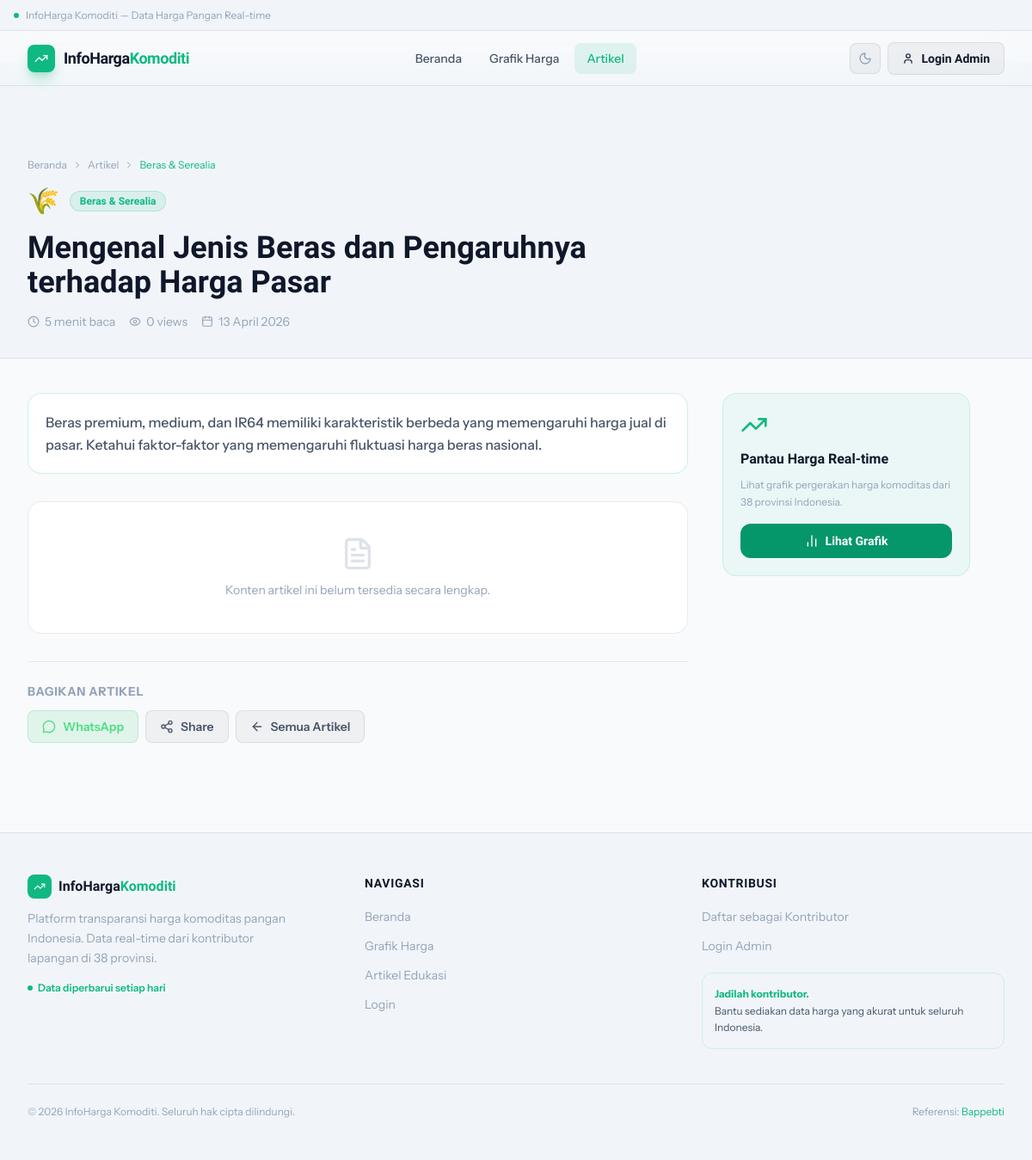
/artikel.php?slug=mengenal-jenis-beras-harga-pasar, run on an earlier commit of the app's database.
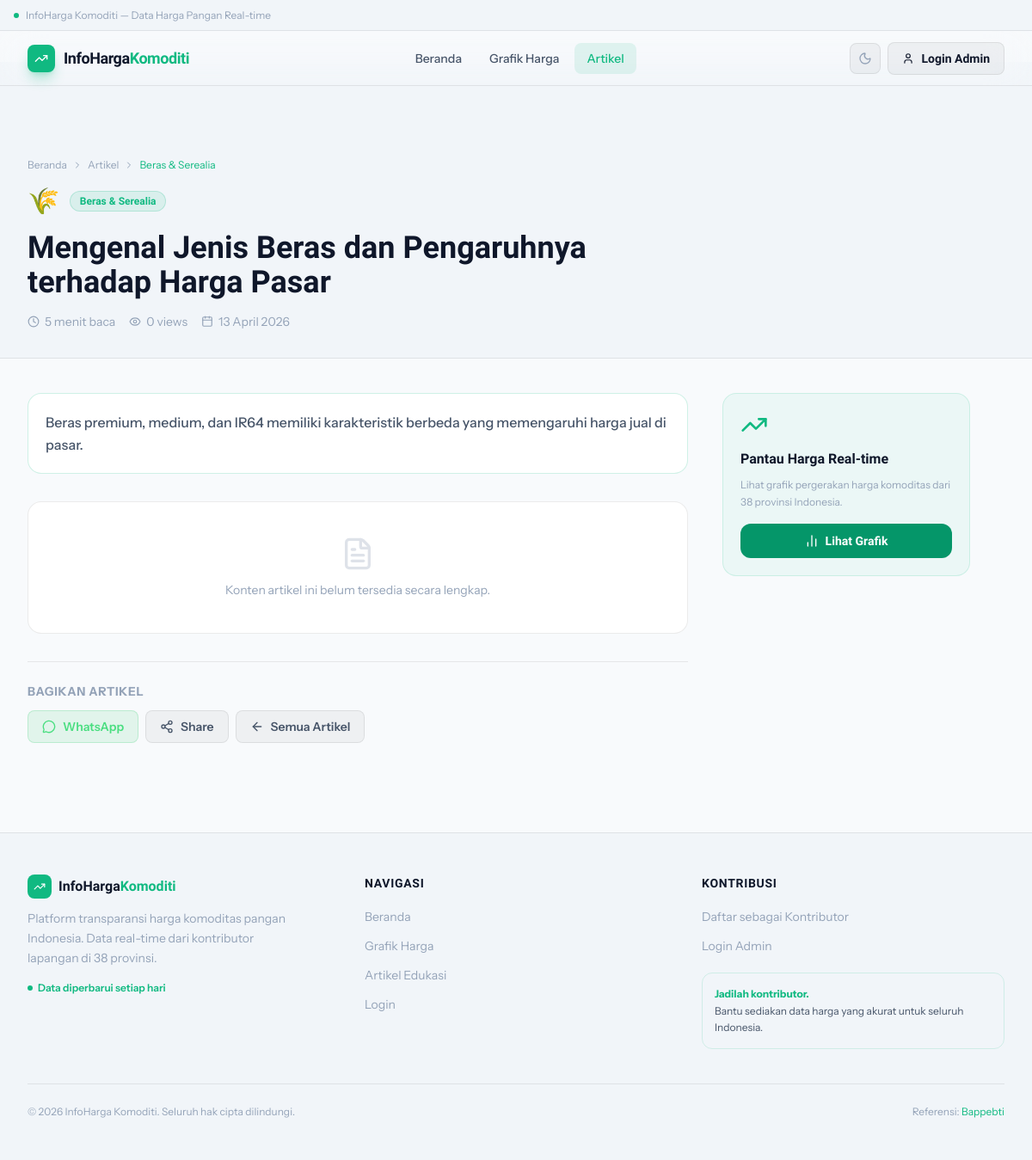
And on a later commit of the database.
### tables this page shows
CREATE TABLE IF NOT EXISTS artikel (
  id          INT UNSIGNED AUTO_INCREMENT PRIMARY KEY,
  judul       VARCHAR(255) NOT NULL,
  slug        VARCHAR(255) NOT NULL UNIQUE,
  ringkasan   TEXT         DEFAULT NULL,
  konten      LONGTEXT     DEFAULT NULL,
  kategori    VARCHAR(60)  NOT NULL DEFAULT 'Umum',
  emoji       VARCHAR(10)  DEFAULT '📰',
  menit_baca  TINYINT UNSIGNED DEFAULT 5,
  sumber_url  VARCHAR(500) DEFAULT NULL,    
  sumber_nama VARCHAR(120) DEFAULT NULL,    
  penulis_id  INT UNSIGNED DEFAULT NULL,
  is_publish  TINYINT(1)   NOT NULL DEFAULT 1,
  views       INT UNSIGNED NOT NULL DEFAULT 0,
  created_at  TIMESTAMP    DEFAULT CURRENT_TIMESTAMP,
  updated_at  TIMESTAMP    DEFAULT CURRENT_TIMESTAMP ON UPDATE CURRENT_TIMESTAMP,
  FOREIGN KEY (penulis_id) REFERENCES users(id) ON DELETE SET NULL,
  INDEX idx_publish (is_publish),
  FULLTEXT idx_search (judul, ringkasan)
);

### Server/koneksi.php (called while the page is built, shortened)
<?php
function esc(mysqli $conn, string $val): string {
    return $conn->real_escape_string(trim($val));
}

### artikel.php (the view, shortened to what this page needs)
<?php
require 'Server/koneksi.php';
$slug = esc($conn, $_GET['slug'] ?? '');
$res = $conn->query("SELECT a.*, u.username AS penulis FROM artikel a LEFT JOIN users u ON a.penulis_id=u.id WHERE a.slug='$slug' AND a.is_publish=1 LIMIT 1");
$artikel = $res->fetch_assoc();
$activeNav    = 'artikel';
?>
<!doctype html>
<html lang="id" class="scroll-smooth">
<head>
  <?php include 'Assets/head.php'; ?>
</head>
<body>
<div class="h-9 bg-[var(--bg-secondary)] border-b border-[var(--border)]">
  <div class="max-w-screen-xl mx-auto px-4 h-full flex items-center">
    <span class="text-xs text-[var(--text-muted)] flex items-center gap-2">
      <span class="w-1.5 h-1.5 bg-brand-500 rounded-full" style="animation:pulseDot 2s ease-in-out infinite"></span>
      InfoHarga Komoditi — Data Harga Pangan Real-time
    </span>
  </div>
</div>
<?php include 'Assets/navbar.php'; ?>
<div class="pt-28 pb-8 bg-[var(--bg-secondary)] border-b border-[var(--border)]">
  <div class="max-w-screen-xl mx-auto px-4 sm:px-6 lg:px-8">
    <nav class="flex items-center gap-1.5 text-xs text-[var(--text-muted)] mb-4" aria-label="Breadcrumb">
      <a href="index.php" class="hover:text-brand-500 transition">Beranda</a>
      <i data-lucide="chevron-right" class="w-3 h-3"></i>
      <a href="index.php#artikel" class="hover:text-brand-500 transition">Artikel</a>
      <i data-lucide="chevron-right" class="w-3 h-3"></i>
      <span class="text-brand-500"><?= htmlspecialchars($artikel['kategori']) ?></span>
    </nav>
    <div class="max-w-3xl">
      <div class="flex items-center gap-3 mb-4">
        <span class="text-3xl"><?= htmlspecialchars($artikel['emoji']) ?></span>
        <span class="badge badge-green text-xs"><?= htmlspecialchars($artikel['kategori']) ?></span>
      </div>
      <h1 class="font-display font-black text-3xl md:text-4xl text-[var(--text-primary)] leading-tight mb-4">
        <?= htmlspecialchars($artikel['judul']) ?>
      </h1>
      <div class="flex flex-wrap items-center gap-4 text-sm text-[var(--text-muted)]">
        <span class="flex items-center gap-1.5">
          <i data-lucide="clock" class="w-3.5 h-3.5"></i>
          <?= (int)$artikel['menit_baca'] ?> menit baca
        </span>
        <span class="flex items-center gap-1.5">
          <i data-lucide="eye" class="w-3.5 h-3.5"></i>
          <?= number_format((int)$artikel['views']) ?> views
        </span>
        <span class="flex items-center gap-1.5">
          <i data-lucide="calendar" class="w-3.5 h-3.5"></i>
          <?= date('d F Y', strtotime($artikel['created_at'])) ?>
        </span>
      </div>
    </div>
  </div>
</div>
<div class="max-w-screen-xl mx-auto px-4 sm:px-6 lg:px-8 py-10">
  <div class="flex flex-col lg:flex-row gap-10">
    <article class="flex-1 min-w-0 max-w-3xl">
      <?php if ($artikel['ringkasan']): ?>
      <div class="card p-5 mb-8 border-brand-500/20 bg-brand-500/4">
        <p class="text-[var(--text-secondary)] leading-relaxed font-medium">
          <?= htmlspecialchars($artikel['ringkasan']) ?>
        </p>
      </div>
      <?php endif; ?>
      <?php if ($artikel['konten']): ?>
      <div class="prose max-w-none">
        <?= nl2br(htmlspecialchars($artikel['konten'])) ?>
      </div>
      <?php else: ?>
      <div class="card p-10 text-center text-[var(--text-muted)]">
        <i data-lucide="file-text" class="w-10 h-10 mx-auto mb-3 opacity-30"></i>
        <p class="text-sm">Konten artikel ini belum tersedia secara lengkap.</p>
      </div>
      <?php endif; ?>
      <div class="mt-8 pt-6 border-t border-[var(--border)]">
        <p class="text-sm font-bold text-[var(--text-muted)] mb-3 uppercase tracking-wider">Bagikan Artikel</p>
        <div class="flex gap-2 flex-wrap">
          <a href="https://wa.me/?text=<?= urlencode($artikel['judul'].' - '.($artikel['sumber_url']?:('http://localhost/artikel.php?slug='.$artikel['slug']))) ?>"
             target="_blank" rel="noopener"
             class="flex items-center gap-2 px-4 py-2 rounded-lg bg-green-500/10 border border-green-500/20 text-green-400 text-sm font-semibold hover:bg-green-500/15 transition">
            <i data-lucide="message-circle" class="w-4 h-4"></i> WhatsApp
          </a>
          <a href="https://twitter.com/intent/tweet?text=<?= urlencode($artikel['judul']) ?>&url=<?= urlencode('http://localhost/artikel.php?slug='.$artikel['slug']) ?>"
             target="_blank" rel="noopener"
             class="flex items-center gap-2 px-4 py-2 rounded-lg bg-[var(--surface)] border border-[var(--border)] text-[var(--text-secondary)] text-sm font-semibold hover:bg-[var(--surface-hover)] transition">
            <i data-lucide="share-2" class="w-4 h-4"></i> Share
          </a>
          <a href="index.php#artikel"
             class="flex items-center gap-2 px-4 py-2 rounded-lg bg-[var(--surface)] border border-[var(--border)] text-[var(--text-secondary)] text-sm font-semibold hover:bg-[var(--surface-hover)] transition">
            <i data-lucide="arrow-left" class="w-4 h-4"></i> Semua Artikel
          </a>
        </div>
      </div>
    </article>
    <aside class="lg:w-72 xl:w-80 flex-shrink-0">
      <div class="card p-5 border-brand-500/15 bg-brand-500/5">
        <i data-lucide="trending-up" class="w-8 h-8 text-brand-500 mb-3"></i>
        <h3 class="font-display font-bold text-[var(--text-primary)] mb-2">Pantau Harga Real-time</h3>
        <p class="text-xs text-[var(--text-muted)] mb-4 leading-relaxed">
          Lihat grafik pergerakan harga komoditas dari 38 provinsi Indonesia.
        </p>
        <a href="<?= isset($_SESSION['login']) ? 'chart.php' : 'login.php' ?>"
           class="flex items-center gap-2 px-4 py-2.5 bg-brand-600 hover:bg-brand-500 text-white text-sm font-bold rounded-xl transition w-full justify-center font-display">
          <i data-lucide="bar-chart-2" class="w-4 h-4"></i> Lihat Grafik
        </a>
      </div>
    </aside>
  </div>
</div>
<?php include 'Assets/footer.php'; ?>
</body>
</html>

### Assets/head.php (shortened to what this page needs)
<script src="https://cdn.tailwindcss.com"></script>

### Assets/navbar.php (shortened to what this page needs)
<?php
$activeNav  = $activeNav ?? '';
$isLoggedIn = isset($_SESSION['login']) && $_SESSION['login'] === true;
$userRole   = $_SESSION['role'] ?? '';
?>
<div class="h-9"></div>
<header class="fixed w-full z-50 top-9" id="main-nav">
  <div class="absolute inset-0 bg-[var(--bg-primary)]/85 backdrop-blur-xl border-b border-[var(--border)] transition-all" id="nav-bg"></div>
  <div class="relative max-w-screen-xl mx-auto px-4 sm:px-6 lg:px-8">
    <div class="flex justify-between items-center h-16">
      <a href="index.php" class="flex items-center gap-2.5 group">
        <div class="w-8 h-8 bg-brand-500 rounded-lg flex items-center justify-center shadow-lg shadow-brand-500/30 group-hover:scale-105 transition-transform">
          <i data-lucide="trending-up" class="w-4 h-4 text-white"></i>
        </div>
        <span class="font-display font-black text-lg text-[var(--text-primary)] tracking-tight">
          InfoHarga<span class="text-brand-500">Komoditi</span>
        </span>
      </a>
      <nav class="hidden md:flex items-center gap-1" aria-label="Navigasi utama">
        <a href="index.php" class="px-3.5 py-2 rounded-lg text-sm font-medium transition
           <?= $activeNav==='home' ? 'text-brand-500 bg-brand-500/10' : 'text-[var(--text-secondary)] hover:text-[var(--text-primary)] hover:bg-[var(--surface)]' ?>">
          Beranda
        </a>
        <a href="chart.php" class="px-3.5 py-2 rounded-lg text-sm font-medium transition
           <?= $activeNav==='chart' ? 'text-brand-500 bg-brand-500/10' : 'text-[var(--text-secondary)] hover:text-[var(--text-primary)] hover:bg-[var(--surface)]' ?>">
          Grafik Harga
        </a>
        <a href="index.php#artikel" class="px-3.5 py-2 rounded-lg text-sm font-medium transition
           <?= $activeNav==='artikel' ? 'text-brand-500 bg-brand-500/10' : 'text-[var(--text-secondary)] hover:text-[var(--text-primary)] hover:bg-[var(--surface)]' ?>">
          Artikel
        </a>
      </nav>
      <div class="flex items-center gap-2">
        <button data-action="toggle-theme" aria-label="Ganti tema"
                class="w-9 h-9 flex items-center justify-center rounded-lg bg-[var(--surface)] hover:bg-[var(--surface-hover)] text-[var(--text-muted)] hover:text-[var(--text-primary)] transition border border-[var(--border)]">
          <i data-lucide="moon" data-theme-icon="toggle" class="w-4 h-4"></i>
        </button>
        <?php if ($isLoggedIn): ?>
          <a href="<?= in_array($userRole,['admin','admin_master']) ? 'dashboard.php' : 'dashboard-user.php' ?>"
             class="hidden md:flex items-center gap-2 px-4 py-2 bg-brand-500 hover:bg-brand-600 text-white text-sm font-bold rounded-lg transition shadow-md shadow-brand-500/25 font-display">
            <i data-lucide="layout-dashboard" class="w-3.5 h-3.5"></i> Dashboard
          </a>
        <?php else: ?>
          <a href="login.php"
             class="hidden md:flex items-center gap-2 px-4 py-2 bg-[var(--surface)] hover:bg-[var(--surface-hover)] border border-[var(--border)] text-[var(--text-primary)] text-sm font-semibold rounded-lg transition font-display">
            <i data-lucide="user" class="w-3.5 h-3.5"></i> Login Admin
          </a>
        <?php endif; ?>
      </div>
    </div>
  </div>
</header>

### Assets/footer.php (shortened to what this page needs)
<footer class="border-t border-[var(--border)] bg-[var(--bg-secondary)] mt-16">
  <div class="max-w-screen-xl mx-auto px-4 sm:px-6 lg:px-8 py-12">
    <div class="grid grid-cols-1 md:grid-cols-3 gap-10 mb-10">
      <div>
        <div class="flex items-center gap-2 mb-3">
          <div class="w-7 h-7 bg-brand-500 rounded-lg flex items-center justify-center"><i data-lucide="trending-up" class="w-3.5 h-3.5 text-white"></i></div>
          <span class="font-display font-black text-[var(--text-primary)]">InfoHarga<span class="text-brand-500">Komoditi</span></span>
        </div>
        <p class="text-sm text-[var(--text-muted)] leading-relaxed max-w-xs">Platform transparansi harga komoditas pangan Indonesia. Data real-time dari kontributor lapangan di 38 provinsi.</p>
        <div class="flex items-center gap-1.5 mt-4">
          <span class="w-1.5 h-1.5 bg-brand-500 rounded-full" style="animation:pulseDot 2s ease-in-out infinite"></span>
          <span class="text-xs text-brand-500 font-semibold">Data diperbarui setiap hari</span>
        </div>
      </div>
      <div>
        <h4 class="font-display font-bold text-[var(--text-primary)] text-sm mb-4 uppercase tracking-wider">Navigasi</h4>
        <ul class="space-y-2.5">
          <li><a href="index.php"         class="text-sm text-[var(--text-muted)] hover:text-brand-500 transition">Beranda</a></li>
          <li><a href="chart.php"         class="text-sm text-[var(--text-muted)] hover:text-brand-500 transition">Grafik Harga</a></li>
          <li><a href="index.php#artikel" class="text-sm text-[var(--text-muted)] hover:text-brand-500 transition">Artikel Edukasi</a></li>
          <li><a href="login.php"         class="text-sm text-[var(--text-muted)] hover:text-brand-500 transition">Login</a></li>
        </ul>
      </div>
      <div>
        <h4 class="font-display font-bold text-[var(--text-primary)] text-sm mb-4 uppercase tracking-wider">Kontribusi</h4>
        <ul class="space-y-2.5">
          <li><a href="register.php" class="text-sm text-[var(--text-muted)] hover:text-brand-500 transition">Daftar sebagai Kontributor</a></li>
          <li><a href="login.php"    class="text-sm text-[var(--text-muted)] hover:text-brand-500 transition">Login Admin</a></li>
        </ul>
        <div class="mt-5 p-3.5 rounded-xl bg-brand-500/8 border border-brand-500/15">
          <p class="text-xs text-[var(--text-secondary)] leading-relaxed">
            <strong class="text-brand-500">Jadilah kontributor.</strong><br/>
            Bantu sediakan data harga yang akurat untuk seluruh Indonesia.
          </p>
        </div>
      </div>
    </div>
    <div class="pt-6 border-t border-[var(--border)] flex flex-col sm:flex-row justify-between items-center gap-3">
      <p class="text-xs text-[var(--text-muted)]">&copy; <?= date('Y') ?> InfoHarga Komoditi. Seluruh hak cipta dilindungi.</p>
      <p class="text-xs text-[var(--text-muted)]">Referensi: <a href="https://infoharga.bappebti.go.id" target="_blank" rel="noopener" class="text-brand-500 hover:underline">Bappebti</a></p>
    </div>
  </div>
</footer>

### Assets/head.php (style rules this page uses)
body { font-family: 'Instrument Sans', sans-serif; }
h1,h2,h3,h4,h5,h6,.font-display { font-family: 'Cabinet Grotesk', sans-serif; }
:root { --bg-primary: #f8fafc; --bg-secondary: #f1f5f9; --bg-card: #ffffff; --bg-card-hover: #f8fafc; --border: rgba(0,0,0,.08); --border-hover: rgba(0,0,0,.15); --text-primary: #0f172a; --text-secondary:#475569; --text-muted: #94a3b8; --surface: rgba(0,0,0,.04); --surface-hover: rgba(0,0,0,.07); --shadow-sm: 0 1px 3px rgba(0,0,0,.08); --shadow-md: 0 4px 16px rgba(0,0,0,.10); --shadow-lg: 0 10px 40px rgba(0,0,0,.12); }
body { background-color: var(--bg-primary); color: var(--text-primary); -webkit-font-smoothing: antialiased; transition: background-color .25s, color .25s; overflow-x: hidden; }
.card { background: var(--bg-card); border: 1px solid var(--border); border-radius: 1rem; transition: background .2s, border-color .2s, box-shadow .2s; }
.badge { display:inline-flex; align-items:center; gap:.25rem; padding:.2rem .65rem; border-radius:999px; font-size:.7rem; font-weight:700; font-family:'Cabinet Grotesk',sans-serif; }
.badge-green { background:rgba(16,185,129,.1); color:#10b981; border:1px solid rgba(16,185,129,.2); }

What changed in the data, as far as the page shows it:
changed artikel "Mengenal Jenis Beras dan Pengaruhnya terhadap Harga Pasar": ringkasan "…harga jual di pasar. Ketahui faktor-faktor yang memengaruhi fluktuasi harga beras nasional." → "Beras premium, medium, dan IR64 memiliki karakteristik berbeda yang memengaruhi harga jual di pasar."
